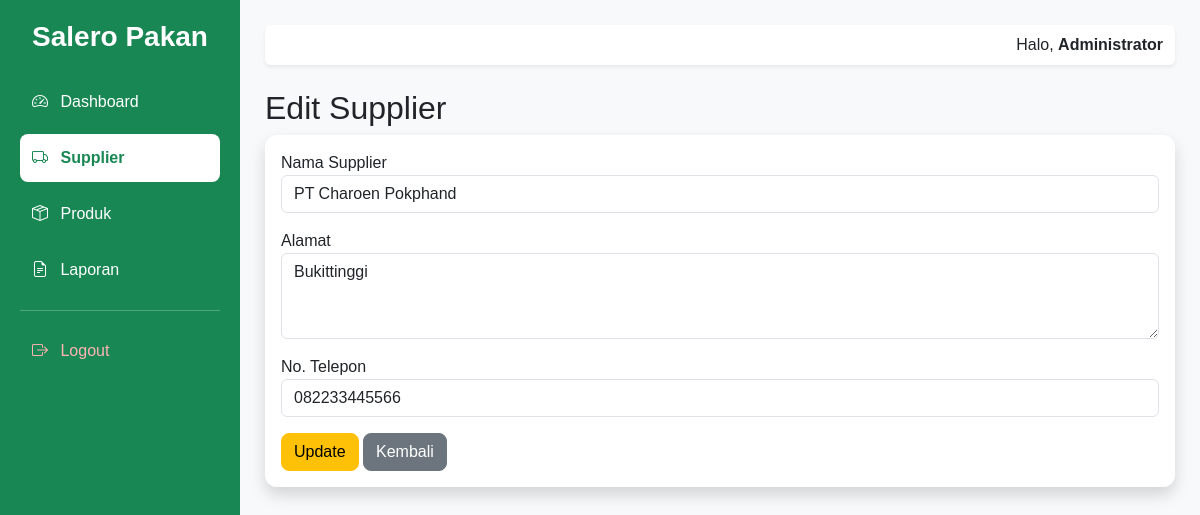
Page /admin/supplier/edit.php?id=2 (signed in) on the committed database.
### tables this page shows
CREATE TABLE `supplier` (
  `id_supplier` int NOT NULL,
  `nama_supplier` varchar(100) NOT NULL,
  `alamat` text NOT NULL,
  `telepon` varchar(20) NOT NULL
);

### admin/supplier/edit.php (the view, shortened to what this page needs)
<?php
include "../layout/header.php";
include "../layout/sidebar.php";
$id = $_GET['id'];
$data = mysqli_query($conn, "SELECT * FROM supplier WHERE id_supplier='$id'");
$row = mysqli_fetch_assoc($data);
?>
<h2>Edit Supplier</h2>
<div class="card shadow">
    <div class="card-body">
        <form action="update.php" method="POST">
            <div class="mb-3">
                <label>Nama Supplier</label>
                <input type="text" name="nama_supplier" class="form-control"
                    value="<?= $row['nama_supplier']; ?>" required>
            </div>
            <div class="mb-3">
                <label>Alamat</label>
                <textarea name="alamat" class="form-control" rows="3" required><?= $row['alamat']; ?></textarea>
            </div>
            <div class="mb-3">
                <label>No. Telepon</label>
                <input type="text" name="telepon" class="form-control"
                    value="<?= $row['telepon']; ?>" required>
            </div>
            <button type="submit" class="btn btn-warning">
                Update
            </button>
            <a href="index.php" class="btn btn-secondary">
                Kembali
            </a>
        </form>
    </div>
</div>
<?php
include "../layout/footer.php";
?>

### assets/style.css (style rules this page uses)
body { font-family: Arial, Helvetica, sans-serif; }
.card { border:none; border-radius:12px; }
.btn { border-radius:8px; }

### rows in the picture
supplier: nama_supplier "PT Charoen Pokphand", alamat "Bukittinggi", telepon "082233445566"

### other values in the picture
$_SESSION['nama'] "Administrator"
